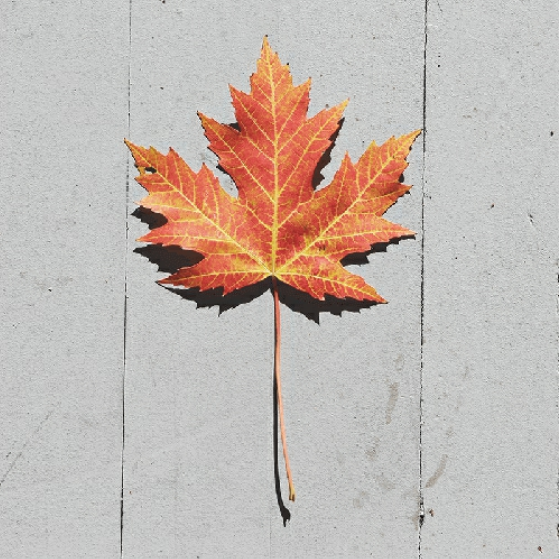
#> input picture img/folha_color.png, 560 x 559 px
$ python 'Arquivo 2.py'
#> lines starting #> are read from the running program, lines starting #| are printed output that depends on the picture; after the words box and inside, x2 and y2 are one past the last pixel; in counts of white or black regions, pixels touching at a corner belong together
### funcoes.py
import cv2
from matplotlib import numpy

def binariza (img, limiar, obj = True):
    linhas = img.shape[0]
    colunas = img.shape[1]

    for i in range (0, linhas):
        for j in range (0, colunas):
            if obj == False:
                if (img[i][j]) < limiar:
                    img[i][j] = 255
                else:
                    img[i][j] = 0
            else:
                if(img[i][j]) > limiar:
                    img[i][j] = 255
                else:
                    img[i][j] = 0
    return img


# [12 lines left out: function limites_hsv, not called in this run]

### 04 - April/05-04-2022/Arquivo 2.py
import cv2
from funcoes import  binariza
img = cv2.imread("../../img/folha_color.png")
#> img is the input picture: shape (559, 560, 3); mean B, G, R 178.8, 185.1, 195.9
img_cinza = cv2.cvtColor(img, cv2.COLOR_BGR2GRAY)
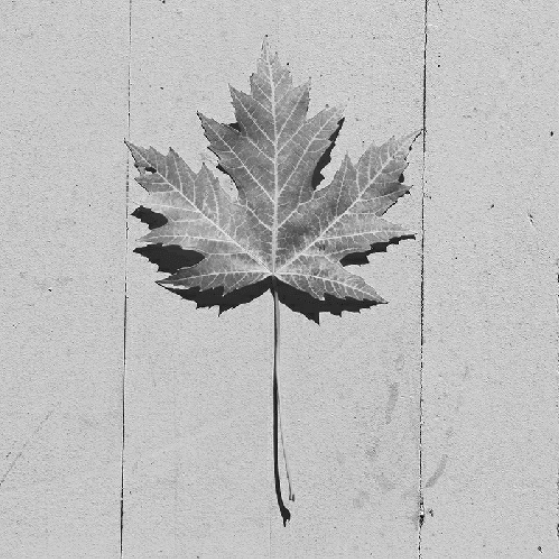
#> img_cinza: shape (559, 560); min 4, max 255, mean 187.5
cv2.imshow("Original", img_cinza)
img_binaria = binariza(img_cinza, 175, False)
#> after the loop in binariza, `for i in range (0, linhas):`:
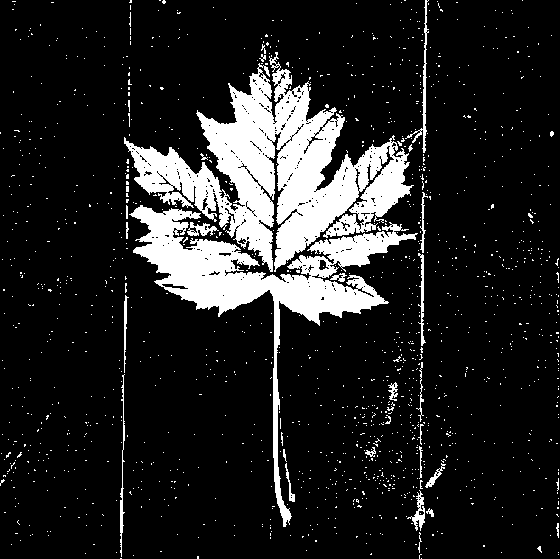
#> img: shape (559, 560); 14.1% white; 1390 white regions (1362 under 20 px), largest, box (x1, y1, x2, y2) and area: (124, 52, 414, 272) 24100, (129, 205, 418, 527) 14501, (405, 0, 429, 153) 457
cv2.imshow("nova", img_binaria)

ee = cv2.getStructuringElement(cv2.MORPH_ELLIPSE,(5,5))
img_erodida=cv2.erode(img_binaria, ee, iterations=1)
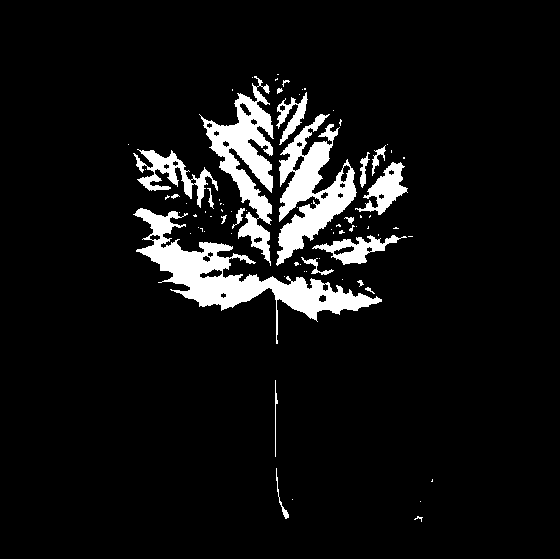
#> img_erodida: shape (559, 560); 7.4% white; 77 white regions (56 under 20 px), largest, box (x1, y1, x2, y2) and area: (133, 208, 382, 344) 7594, (276, 114, 357, 266) 5229, (199, 76, 274, 266) 4896
cv2.imshow("erosao", img_erodida)
cv2.waitKey()
